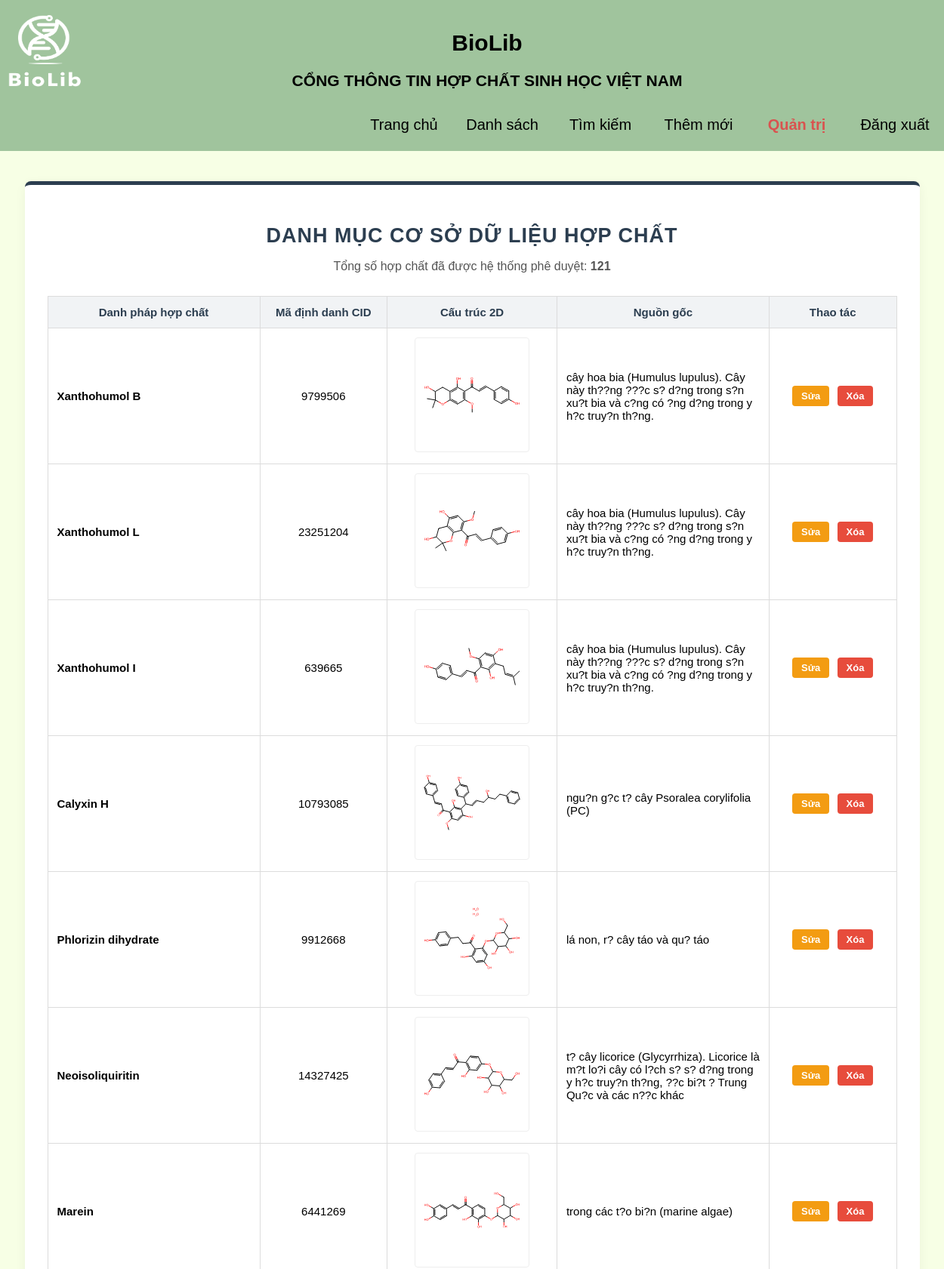
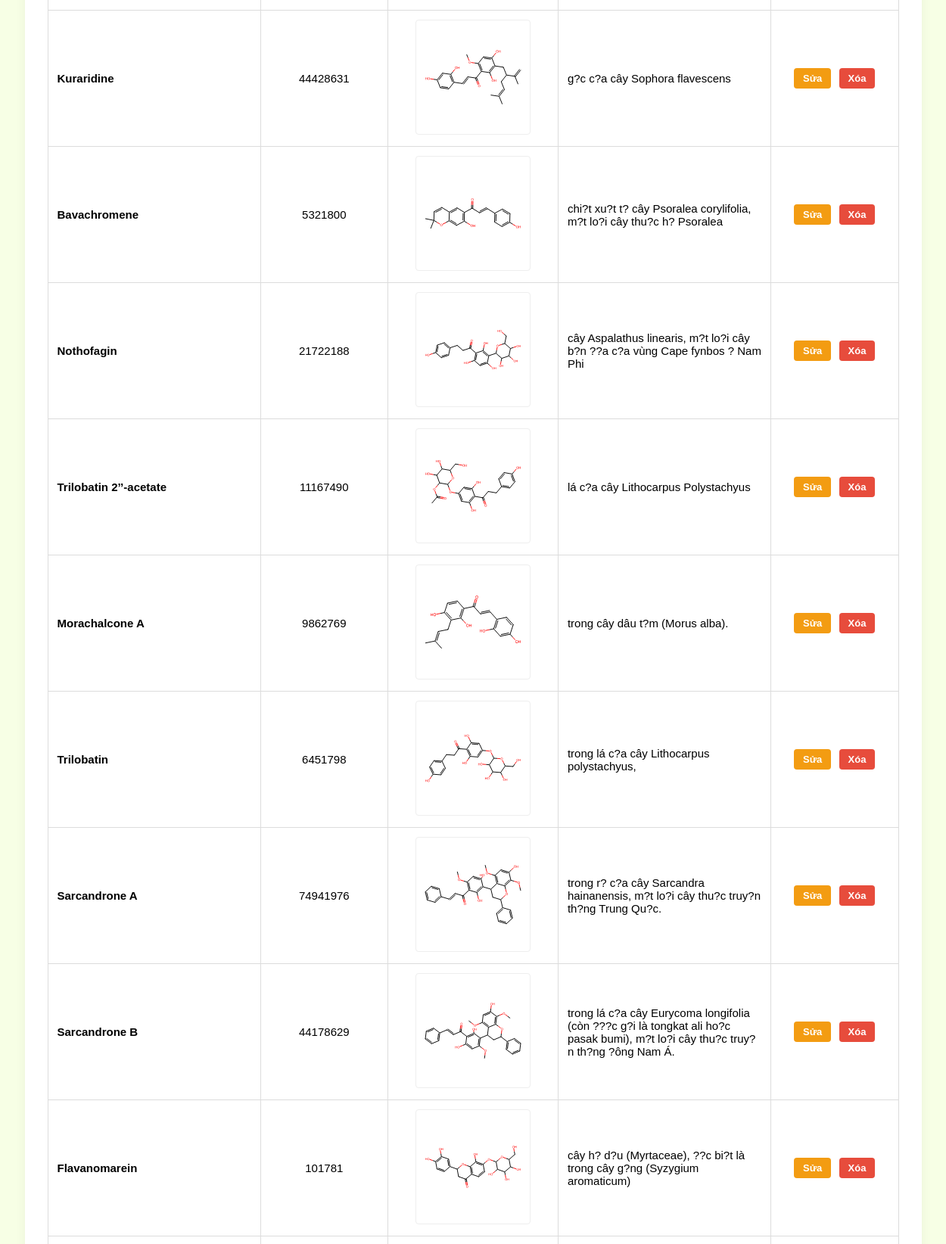
/list.php?page=3 (signed in, upper part), run on the app's committed database (2 pictures, top to bottom).
### tables this page shows
CREATE TABLE `compoundBioLib` (
  `stt` int(11) NOT NULL,
  `name` varchar(255) NOT NULL,
  `cid` int(20) NOT NULL,
  `smiles` varchar(255) DEFAULT NULL,
  `benefit` varchar(255) DEFAULT NULL,
  `weakness` varchar(255) DEFAULT NULL,
  `origin` varchar(255) DEFAULT NULL,
  `purpose` varchar(255) DEFAULT NULL,
  `doi` varchar(255) DEFAULT NULL,
  `new_stt` int(11) DEFAULT NULL,
  `status` varchar(50) DEFAULT 'pending',
  `created_by` int(10) DEFAULT NULL,
  `edit_of` int(11) DEFAULT NULL
);

### list.php (the view, shortened to what this page needs)
<?php
include_once 'connectdb.php';
include_once 'header.php';
$limit = 20;
$page = isset($_GET['page']) && is_numeric($_GET['page']) ? (int)$_GET['page'] : 1;
$start_from = ($page - 1) * $limit;
$sql_count = "SELECT COUNT(stt) AS total FROM compoundBioLib WHERE status = 'approved'";
$result_count = mysqli_query($conn, $sql_count);
$row_count = mysqli_fetch_assoc($result_count);
$total_records = $row_count['total'];
$sql_list = "SELECT stt, name, cid, origin FROM compoundBioLib
             WHERE status = 'approved'
             ORDER BY stt DESC
             LIMIT $start_from, $limit";
$result_list = mysqli_query($conn, $sql_list);
?>
<!DOCTYPE html>
<html lang="vi">
<head>
</head>
<body>
    <div class="list-container">
        <div class="list-header">
            <h2>Danh Mục Cơ Sở Dữ Liệu Hợp Chất</h2>
            <p>Tổng số hợp chất đã được hệ thống phê duyệt: <strong><span id="total-count"><?php echo $total_records; ?></span></strong></p>
        </div>
        <?php if (mysqli_num_rows($result_list) > 0): ?>
            <table class="compound-table">
                <thead>
                    <tr>
                        <?php $is_admin = isset($_SESSION['role']) && $_SESSION['role'] === 'admin'; ?>
                        <th style="width: <?php echo $is_admin ? '25%' : '30%'; ?>;">Danh pháp hợp chất</th>
                        <th style="width: 15%;">Mã định danh CID</th>
                        <th style="width: <?php echo $is_admin ? '20%' : '25%'; ?>;">Cấu trúc 2D</th>
                        <th style="width: <?php echo $is_admin ? '25%' : '30%'; ?>;">Nguồn gốc</th>
                        <?php if ($is_admin): ?>
                            <th style="width: 15%;">Thao tác</th>
                        <?php endif; ?>
                    </tr>
                </thead>
                <tbody>
                    <?php while($row = mysqli_fetch_assoc($result_list)): ?>
                    <tr id="row-<?php echo $row['stt']; ?>"> <td><strong><?php echo htmlspecialchars($row['name']); ?></strong></td>
                        <td><?php echo htmlspecialchars($row['cid']); ?></td>
                        <td>
                            <?php
                                $image_path = "img/" . htmlspecialchars($row['cid']) . ".svg";
                            ?>
                            <img src="<?php echo $image_path; ?>"
                                 alt="Cấu trúc 2D của <?php echo htmlspecialchars($row['name']); ?>"
                                 class="structure-img"
                                 onerror="this.onerror=null; this.src='img/default_structure.svg'; this.alt='Dữ liệu cấu trúc đang cập nhật';">
                        </td>
                        <td><?php echo htmlspecialchars($row['origin']); ?></td>
                        <?php if ($is_admin): ?>
                            <td>
                                <a href="edit.php?id=<?php echo $row['stt']; ?>" class="action-btn edit-btn">Sửa</a>
                                <a onclick="executeAsyncDelete(<?php echo $row['stt']; ?>, this)" class="action-btn delete-btn">Xóa</a>
                            </td>
                        <?php endif; ?>
                    </tr>
                    <?php endwhile; ?>
                </tbody>
            </table>
        <?php else: ?>
            <p style="text-align: center; color: #666; font-style: italic; padding: 40px 0;">
                Hệ thống hiện tại chưa ghi nhận dữ liệu hợp chất nào được công bố.
            </p>
        <?php endif; ?>
    </div>
</body>
<?php include_once 'footer.php'; ?>
</html>

### header.php (style rules this page uses)
body { font-family: "Arial"; font-size: 18px; margin: 0; height: 100vh; background: rgb(247, 255, 229); color: #000; }
:root { --color-primary: rgb(247, 255, 229); }
a { cursor: pointer; text-align: right; display: block; }

### list.php (style rules this page uses)
.list-container { width: 90%; max-width: 1200px; margin: 40px auto; background: #ffffff; padding: 30px; border-radius: 8px; box-shadow: 0 4px 15px rgba(0,0,0,0.05); border-top: 5px solid #2c3e50; }
.list-header { text-align: center; margin-bottom: 30px; }
.list-header h2 { color: #2c3e50; font-family: Arial, sans-serif; text-transform: uppercase; letter-spacing: 1px; margin-bottom: 10px; }
.list-header p { color: #555; font-size: 16px; }
.compound-table { width: 100%; border-collapse: collapse; font-size: 15px; margin-bottom: 25px; }
.compound-table th, .compound-table td { border: 1px solid #dcdcdc; padding: 12px; text-align: left; vertical-align: middle; }
.compound-table th { background-color: #f1f3f5; color: #2c3e50; font-weight: bold; text-align: center; }
.compound-table td { text-align: center; }
.compound-table td:nth-child(1), .compound-table td:nth-child(4) { text-align: left; }
.structure-img { max-width: 140px; max-height: 140px; object-fit: contain; background-color: #fff; padding: 5px; border: 1px solid #eee; border-radius: 4px; }
.action-btn { display: inline-block; padding: 6px 12px; margin: 3px; text-decoration: none; border-radius: 4px; font-size: 13px; font-weight: bold; color: white; transition: background-color 0.3s; cursor: pointer; }
.edit-btn { background-color: #f39c12; }
.delete-btn { background-color: #e74c3c; border: none; }

### footer.php (style rules this page uses)
body { margin: 0; padding-bottom: 50px; min-height: 100vh; position: relative; }

### data on the page
compoundbiolib: name "Xanthohumol B", cid "9799506", cid (picture), origin "cây hoa bia (Humulus lupulus). Cây này th??ng ???c s? d?ng trong s?n xu?t bia và c?ng có ?ng d?ng trong y h?c truy?n th?ng."
compoundbiolib: name "Xanthohumol L", cid "23251204", cid (picture), origin "cây hoa bia (Humulus lupulus). Cây này th??ng ???c s? d?ng trong s?n xu?t bia và c?ng có ?ng d?ng trong y h?c truy?n th?ng."
compoundbiolib: name "Xanthohumol I", cid "639665", cid (picture), origin "cây hoa bia (Humulus lupulus). Cây này th??ng ???c s? d?ng trong s?n xu?t bia và c?ng có ?ng d?ng trong y h?c truy?n th?ng."
compoundbiolib: name "Calyxin H", cid "10793085", cid (picture), origin "ngu?n g?c t? cây Psoralea corylifolia (PC)"
compoundbiolib: name "Phlorizin dihydrate", cid "9912668", cid (picture), origin "lá non, r? cây táo và qu? táo"
compoundbiolib: name "Neoisoliquiritin", cid "14327425", cid (picture), origin "t? cây licorice (Glycyrrhiza). Licorice là m?t lo?i cây có l?ch s? s? d?ng trong y h?c truy?n th?ng, ??c bi?t ? Trung Qu?c và các n??c khác"
compoundbiolib: name "Marein", cid "6441269", cid (picture), origin "trong các t?o bi?n (marine algae)"
compoundbiolib: name "Kuraridine", cid "44428631", cid (picture), origin "g?c c?a cây Sophora flavescens"
compoundbiolib: name "Bavachromene", cid "5321800", cid (picture), origin "chi?t xu?t t? cây Psoralea corylifolia, m?t lo?i cây thu?c h? Psoralea"
compoundbiolib: name "Nothofagin", cid "21722188", cid (picture), origin "cây Aspalathus linearis, m?t lo?i cây b?n ??a c?a vùng Cape fynbos ? Nam Phi"
compoundbiolib: name "Trilobatin 2’’-acetate", cid "11167490", cid (picture), origin "lá c?a cây Lithocarpus Polystachyus"
compoundbiolib: name "Morachalcone A", cid "9862769", cid (picture), origin "trong cây dâu t?m (Morus alba)."
compoundbiolib: name "Trilobatin", cid "6451798", cid (picture), origin "trong lá c?a cây Lithocarpus polystachyus,"
compoundbiolib: name "Sarcandrone A", cid "74941976", cid (picture), origin "trong r? c?a cây Sarcandra hainanensis, m?t lo?i cây thu?c truy?n th?ng Trung Qu?c."
compoundbiolib: name "Sarcandrone B", cid "44178629", cid (picture), origin "trong lá c?a cây Eurycoma longifolia (còn ???c g?i là tongkat ali ho?c pasak bumi), m?t lo?i cây thu?c truy?n th?ng ?ông Nam Á."
compoundbiolib: name "Flavanomarein", cid "101781", cid (picture), origin "cây h? d?u (Myrtaceae), ??c bi?t là trong cây g?ng (Syzygium aromaticum)"

### other printed values
$total_records "121"
